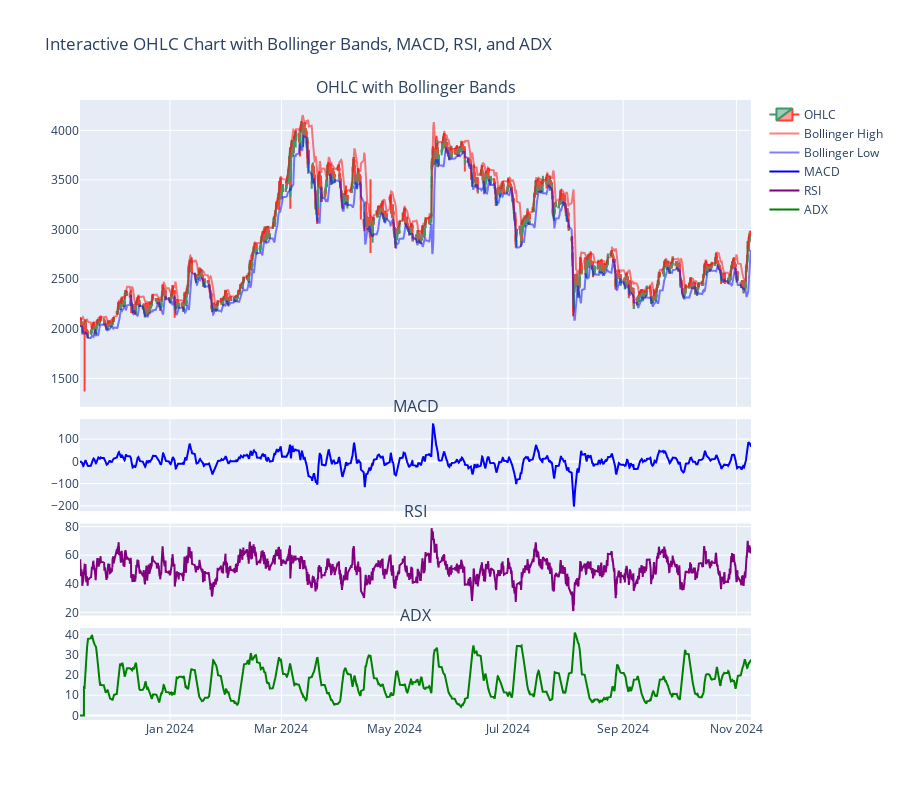

Write notebook code for a chart like this one.
### Code cell
import plotly.graph_objects as go
from plotly.subplots import make_subplots

# Initialize figure with subplots for candlestick and each indicator
fig = make_subplots(
    rows=4, cols=1,  # 4 rows: 1 for candlestick, 3 for indicators
    shared_xaxes=True,
    row_heights=[0.5, 0.15, 0.15, 0.15],
    vertical_spacing=0.02,
    subplot_titles=("OHLC with Bollinger Bands", "MACD", "RSI", "ADX")
)

# Add candlestick chart for OHLC data
fig.add_trace(
    go.Candlestick(
        x=combined_df.index,
        open=combined_df['open'],
        high=combined_df['high'],
        low=combined_df['low'],
        close=combined_df['close'],
        name="OHLC"
    ),
    row=1, col=1
)

# Add Bollinger Bands (High and Low) as line plots
fig.add_trace(
    go.Scatter(
        x=combined_df.index, 
        y=combined_df['Bollinger_High'], 
        mode='lines', 
        name='Bollinger High',
        line=dict(color='rgba(255, 0, 0, 0.5)')  # Semi-transparent red for upper band
    ),
    row=1, col=1
)

fig.add_trace(
    go.Scatter(
        x=combined_df.index, 
        y=combined_df['Bollinger_Low'], 
        mode='lines', 
        name='Bollinger Low',
        line=dict(color='rgba(0, 0, 255, 0.5)')  # Semi-transparent blue for lower band
    ),
    row=1, col=1
)

# Add MACD line plot
fig.add_trace(
    go.Scatter(
        x=combined_df.index, 
        y=combined_df['MACD'], 
        mode='lines', 
        name='MACD',
        line=dict(color='blue')
    ),
    row=2, col=1
)

# Add RSI line plot
fig.add_trace(
    go.Scatter(
        x=combined_df.index, 
        y=combined_df['RSI'], 
        mode='lines', 
        name='RSI',
        line=dict(color='purple')
    ),
    row=3, col=1
)

# Add CCI line plot
fig.add_trace(
    go.Scatter(
        x=combined_df.index, 
        y=combined_df['ADX'], 
        mode='lines', 
        name='ADX',
        line=dict(color='green')
    ),
    row=4, col=1
)

# Update layout for readability and interaction
fig.update_layout(
    title="Interactive OHLC Chart with Bollinger Bands, MACD, RSI, and ADX",
    xaxis_rangeslider_visible=False,  # Hide the default range slider under the candlestick chart
    hovermode="x unified",  # Show hover info for all subplots at once
    height=800  # Adjust height to fit subplots comfortably
)

# Show the interactive chart
fig.show()

### Figure 1 — Plotly figure (JSON) as saved in the notebook; plotly's stock layout.template omitted (floating-point values rounded to 4 significant figures; data arrays with more than 128 entries replaced by an {"elided": "..."} marker saying what was removed)
{"data": [{"close": {"elided": "6887 float values"}, "high": {"elided": "6887 float values"}, "low": {"elided": "6887 float values"}, "name": "OHLC", "open": {"elided": "6887 float values"}, "type": "candlestick", "x": {"elided": "6887 str values"}, "xaxis": "x", "yaxis": "y"}, {"line": {"color": "rgba(255, 0, 0, 0.5)"}, "mode": "lines", "name": "Bollinger High", "type": "scatter", "x": {"elided": "6887 str values"}, "xaxis": "x", "y": {"elided": "6887 float values"}, "yaxis": "y"}, {"line": {"color": "rgba(0, 0, 255, 0.5)"}, "mode": "lines", "name": "Bollinger Low", "type": "scatter", "x": {"elided": "6887 str values"}, "xaxis": "x", "y": {"elided": "6887 float values"}, "yaxis": "y"}, {"line": {"color": "blue"}, "mode": "lines", "name": "MACD", "type": "scatter", "x": {"elided": "6887 str values"}, "xaxis": "x2", "y": {"elided": "6887 float values"}, "yaxis": "y2"}, {"line": {"color": "purple"}, "mode": "lines", "name": "RSI", "type": "scatter", "x": {"elided": "6887 str values"}, "xaxis": "x3", "y": {"elided": "6887 float values"}, "yaxis": "y3"}, {"line": {"color": "green"}, "mode": "lines", "name": "ADX", "type": "scatter", "x": {"elided": "6887 str values"}, "xaxis": "x4", "y": {"elided": "6887 float values"}, "yaxis": "y4"}], "layout": {"annotations": [{"font": {"size": 16}, "showarrow": false, "text": "OHLC with Bollinger Bands", "x": 0.5, "xanchor": "center", "xref": "paper", "y": 1, "yanchor": "bottom", "yref": "paper"}, {"font": {"size": 16}, "showarrow": false, "text": "MACD", "x": 0.5, "xanchor": "center", "xref": "paper", "y": 0.4853, "yanchor": "bottom", "yref": "paper"}, {"font": {"size": 16}, "showarrow": false, "text": "RSI", "x": 0.5, "xanchor": "center", "xref": "paper", "y": 0.3168, "yanchor": "bottom", "yref": "paper"}, {"font": {"size": 16}, "showarrow": false, "text": "ADX", "x": 0.5, "xanchor": "center", "xref": "paper", "y": 0.1484, "yanchor": "bottom", "yref": "paper"}], "height": 800, "hovermode": "x unified", "title": {"text": "Interactive OHLC Chart with Bollinger Bands, MACD, RSI, and ADX"}, "xaxis": {"anchor": "y", "domain": [0, 1], "matches": "x4", "rangeslider": {"visible": false}, "showticklabels": false}, "xaxis2": {"anchor": "y2", "domain": [0, 1], "matches": "x4", "showticklabels": false}, "xaxis3": {"anchor": "y3", "domain": [0, 1], "matches": "x4", "showticklabels": false}, "xaxis4": {"anchor": "y4", "domain": [0, 1]}, "yaxis": {"anchor": "x", "domain": [0.5053, 1]}, "yaxis2": {"anchor": "x2", "domain": [0.3368, 0.4853]}, "yaxis3": {"anchor": "x3", "domain": [0.1684, 0.3168]}, "yaxis4": {"anchor": "x4", "domain": [0, 0.1484]}}}
